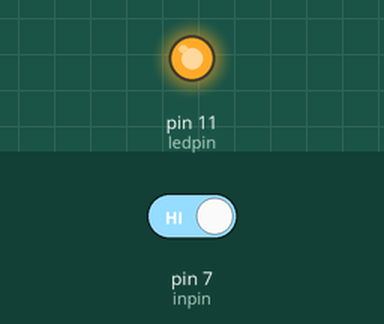
Recording of a sketch running on a simulated Arduino Uno, built with avr-gcc and run on an emulated ATmega328P. On the bench: output pins drawn as LEDs (lit = HIGH). The test bench sets the inputs (shaded band); at power-on: pin 7 (inpin) HIGH.

Above: at 4.2 s.
4.3 s: pin 7 (inpin) driven LOW
At 5.3 s:
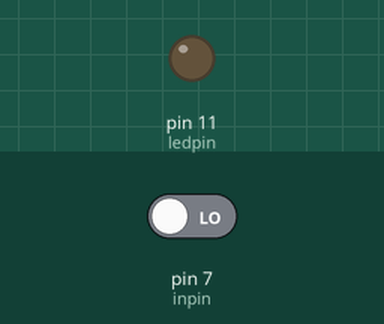
5.8 s: pin 7 (inpin) driven HIGH
At 6.4 s:
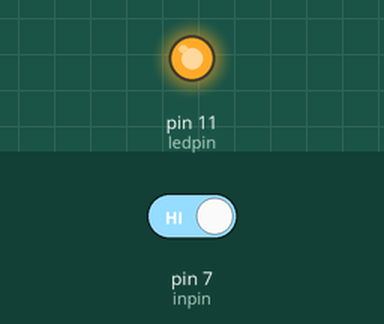
Timing chart, 0 to 8.8 s (numbered marks = the images above; inputs shaded):
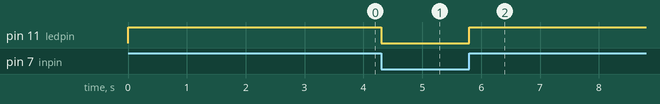

The sketch:

_4_button_led.ino
```cpp
int ledpin=11;// initialize pin 11
int inpin=7;// initialize pin 7
int val;// define val

void setup()
{
  pinMode(ledpin,OUTPUT);
  pinMode(inpin,INPUT);

  digitalWrite(ledpin,HIGH);
  delay(3000);
  digitalWrite(ledpin,LOW);
}

void loop()
{
  val=digitalRead(inpin);// read the level value of pin 7 and assign if to val
  if(val==LOW)// check if the button is pressed, if yes, turn on the LED
  { digitalWrite(ledpin,LOW);}
  else
  { digitalWrite(ledpin,HIGH);}
}
```

Measured:
- after the input at 4.3 s, pin 11 (ledpin): HIGH → LOW at once
- after the input at 5.8 s, pin 11 (ledpin): LOW → HIGH at once
